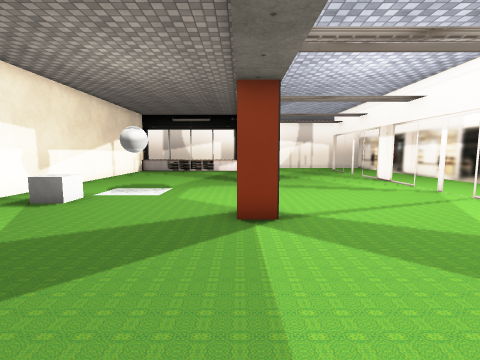
View 1 (above)

19 first-person views from a walk through a 3-D level made in the Unity game engine. The camera is 1.5 m above the floor, tilts 6° down and sees 85° across. The floor is counted in squares, 1 m on a side. Each view is taken from the middle of a square. On the plan, view 1 faces up. The plan holds only what a view shows up to about 14 squares ahead; the rest is blank. The place goes on beyond the plan. The player character is not drawn. Some surface patterns are stand-ins.

View 2
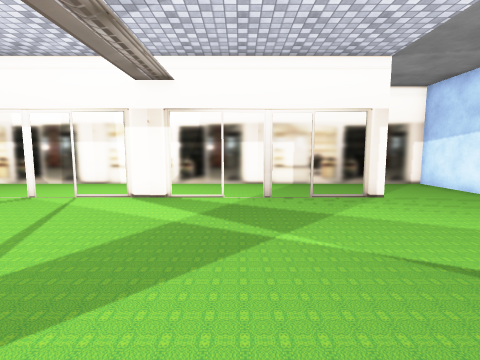

View 3
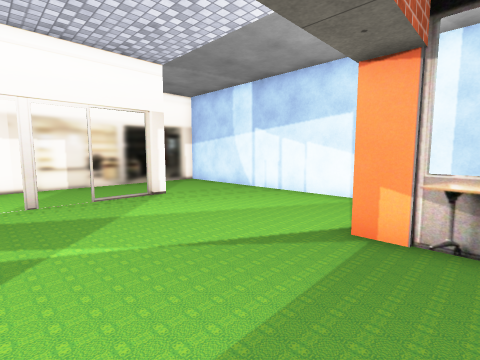

View 4
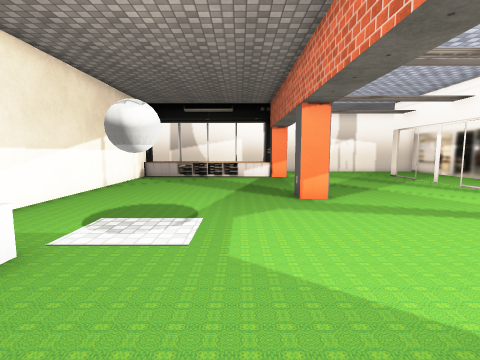

View 5
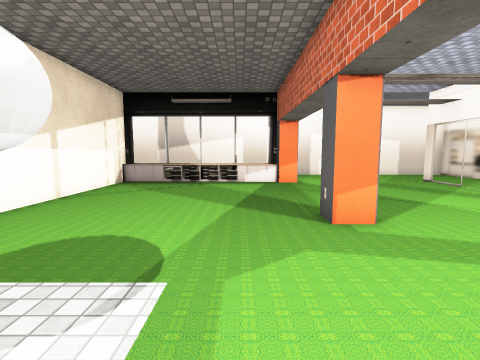

View 6
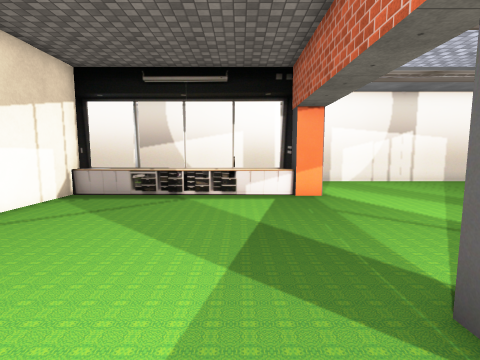

View 7
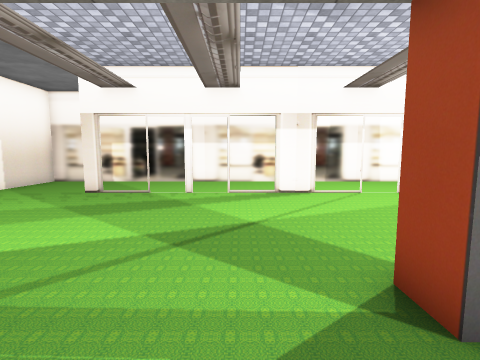

View 8
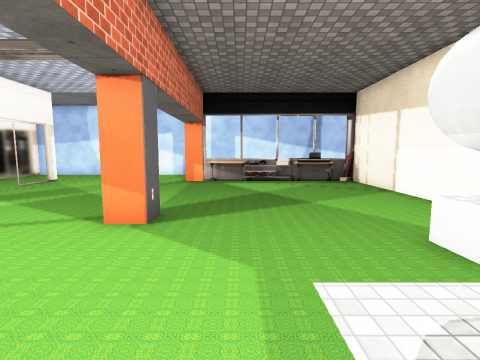

View 9
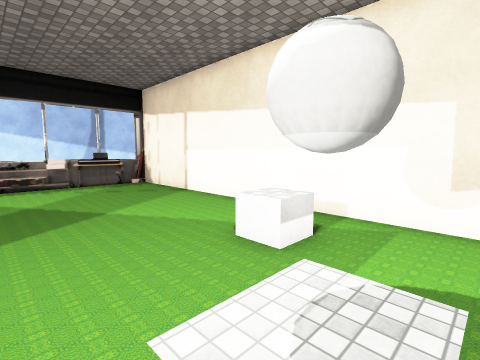

View 10
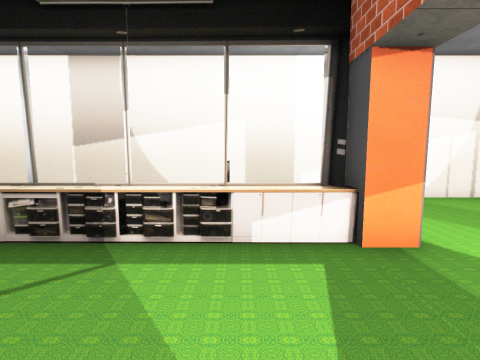

View 11
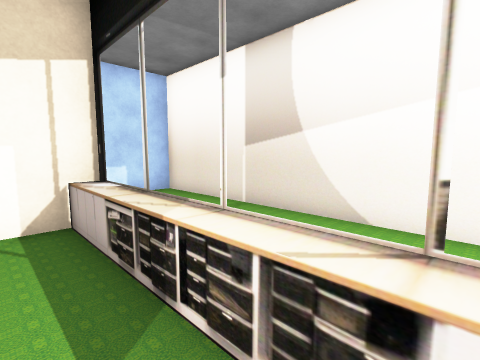

View 12
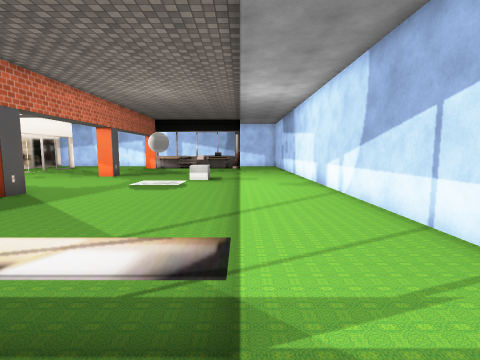

View 13
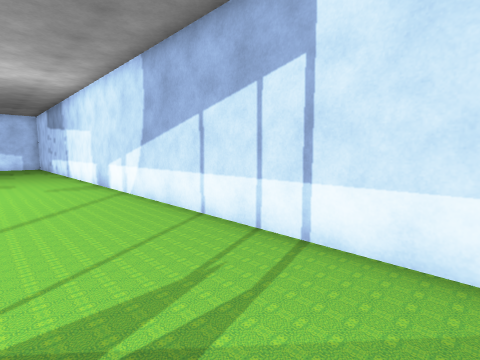

View 14
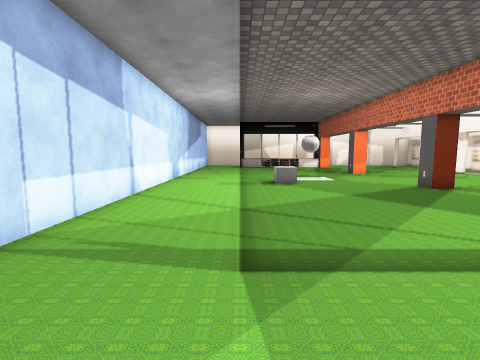

View 15
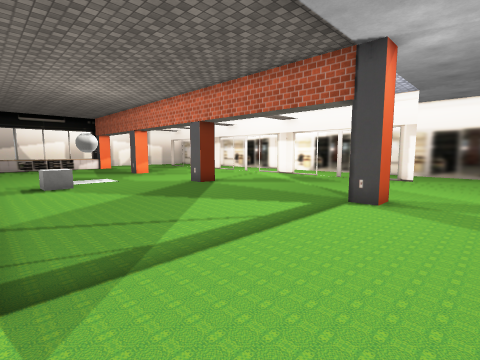

View 16
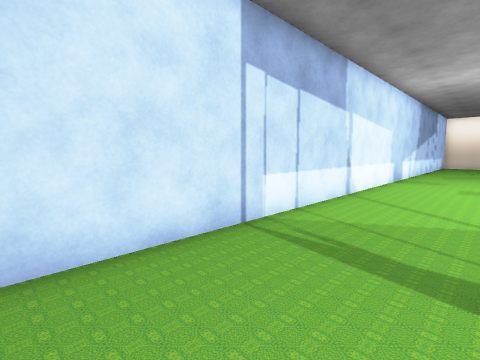

View 17
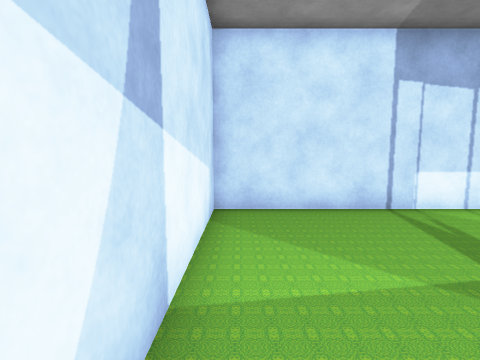

View 18
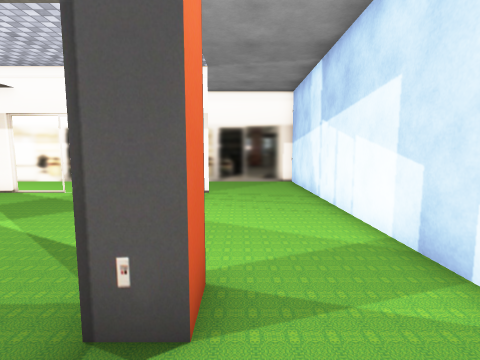

View 19
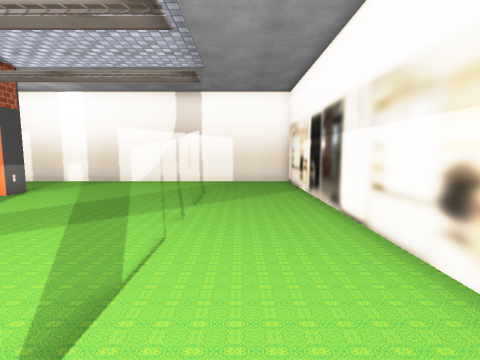

### Floor plan
Points are (right, up) in squares from view 1. A wall is a line through its corners. A room is listed if a view was taken in it or the views show most of it. See-through windows are left out.
Room 1 (views 1, 2, 3, 4, 5, 6, 7, 8, 9, 10, 11, 12, 13, 14, 15, 16, 17, 18, 19)
walls: (-8, 21.8) (-8, -1.8); (-0.6, -5.7) (11.6, -5.7) (11.6, 25.7) (-11.9, 25.7) (-11.9, -5.7) (-2.7, -5.7)
glass walls: (7.7, 8.4) (7.7, 11.6); (7.7, 13.1) (7.7, 14.8); (7.7, 5.2) (7.7, 6.9); (7.7, 16.4) (7.7, 19.5); (-0.5, 21.2) (-8, 21.2); (-0.5, 21.8) (-8, 21.8); (7.7, 0.5) (7.7, 3.6); (7.7, 21) (7.7, 21.9); (7.7, -1.9) (7.7, -1); (-8, -1.8) (-0.5, -1.8)
objects: other object (-6, 8) to (-5, 9); ball (-4, 10); column (0, -2) to (1, -2); column (0, 6) to (1, 6); column (0, 14) to (1, 14); column (0, 21) to (1, 22)

Positions as (right, up) in squares from view 1, and headings:
1: (0, 0), facing up
2: (-1, 3), facing right
3: (-1, 3), facing down-right
4: (-2, 5), facing up
5: (-2, 8), facing up
6: (-2, 12), facing up
7: (-2, 16), facing right
8: (-2, 12), facing down
9: (-2, 11), facing down-left
10: (-2, 17), facing up
11: (-2, 20), facing up-left
12: (-8, 23), facing down
13: (-8, 23), facing down-left
14: (-8, -5), facing up
15: (-8, -5), facing up-right
16: (-8, -5), facing up-left
17: (-5, -5), facing left
18: (-2, -3), facing right
19: (9, 12), facing up
